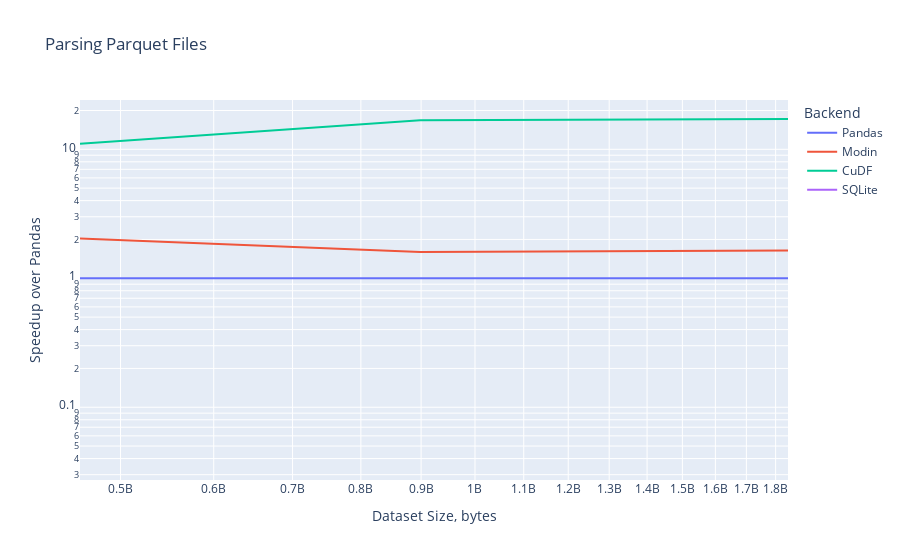
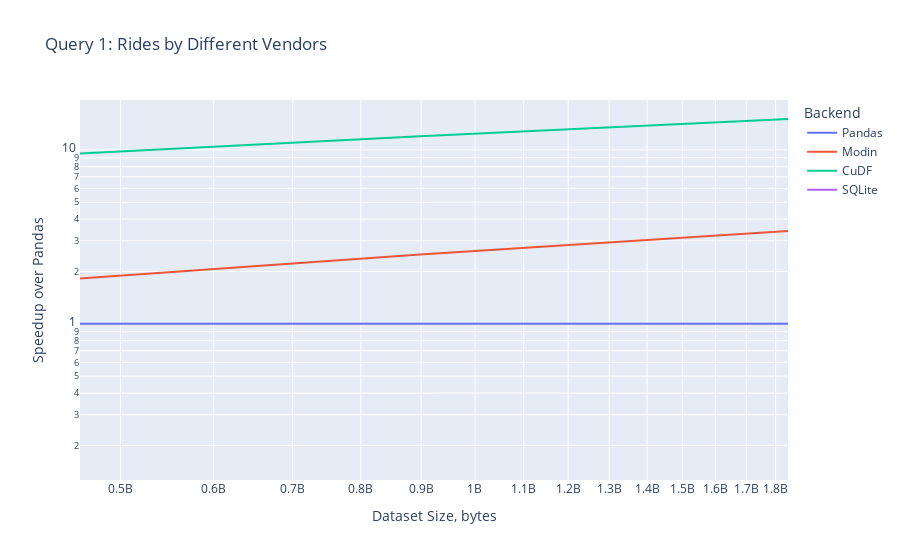
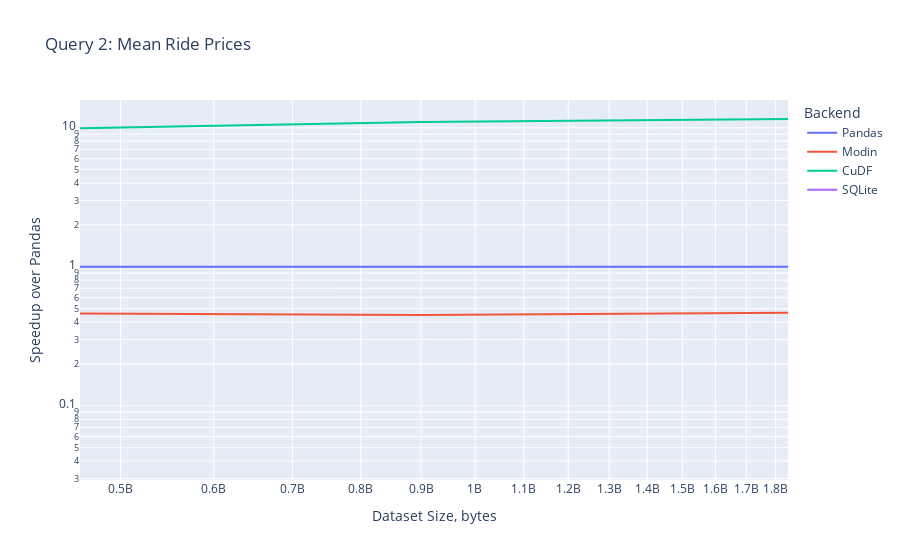
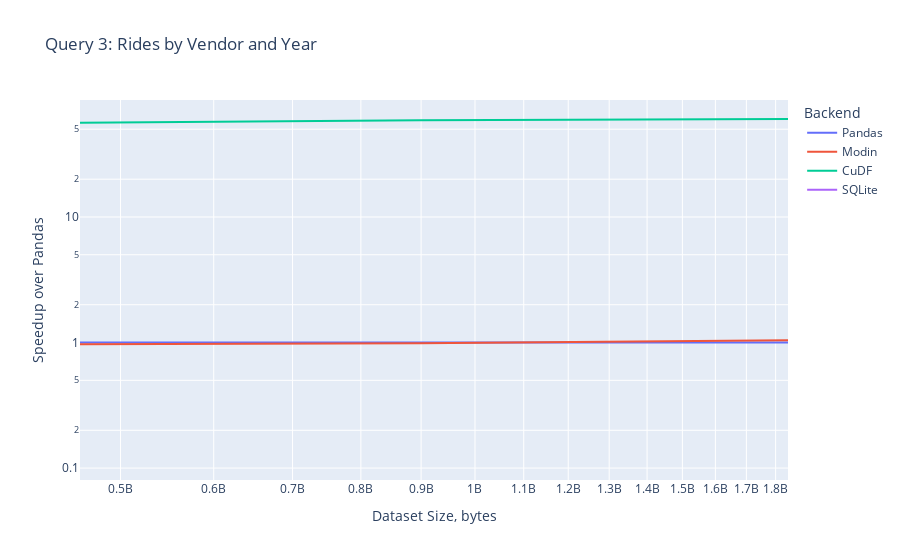

Notebook code for these charts, in order:
### Code cell
for workload, workload_name in zip(workloads, workloads_names):

    # For every workload generate a performance chart
    speedups_dfs = []
    baselines = filtered(benches, operation=workload, backend=backend_names[0])['mean_duration'].to_numpy()
    for backend_source, backend_name in zip(backend_names, backend_names):
        measurements = filtered(benches, operation=workload, backend=backend_source)['mean_duration'].to_numpy()
        shortest_len = min(len(baselines), len(measurements))
        speedups = baselines[:shortest_len] / measurements[:shortest_len]
        df = pd.DataFrame({
            'Speedup over Pandas': speedups.copy(),
            'Dataset Size, bytes': sizes[:shortest_len],
            'Backend': [backend_name]*shortest_len,
        })
        speedups_dfs.append(df)

    speedups_df = pd.concat(speedups_dfs, ignore_index=True)
    fig = px.line(speedups_df, 
        x='Dataset Size, bytes', 
        y='Speedup over Pandas', 
        color='Backend', 
        title=workload_name, 
        log_y=True,
        log_x=True,
    )
    fig.show()
    fig.write_image('report/chart_' + workload + '.svg')

    # For every workload, print a table
    best_cpu = filtered(benches, operation=workload, backend='Pandas')['mean_duration'].to_numpy()
    best_gpu = filtered(benches, operation=workload, backend='Modin')['mean_duration'].to_numpy()
    count_results = min(len(best_cpu), len(best_gpu))
    speedups = best_cpu[:count_results] / best_gpu[:count_results]
    speedups = ['{0:.1f}x'.format(x) for x in speedups]
    speedups = ' | '.join(speedups)
    print(speedups)

### Figure 1 — Plotly figure (JSON) as saved in the notebook; plotly's stock layout.template omitted (floating-point values rounded to 4 significant figures)
{"data": [{"hovertemplate": "Backend=Pandas<br>Dataset Size, bytes=%{x}<br>Speedup over Pandas=%{y}<extra></extra>", "legendgroup": "Pandas", "line": {"color": "#636efa", "dash": "solid"}, "marker": {"symbol": "circle"}, "mode": "lines", "name": "Pandas", "orientation": "v", "showlegend": true, "type": "scatter", "x": [461966527, 898372196, 1844082176], "xaxis": "x", "y": [1, 1, 1], "yaxis": "y"}, {"hovertemplate": "Backend=Modin<br>Dataset Size, bytes=%{x}<br>Speedup over Pandas=%{y}<extra></extra>", "legendgroup": "Modin", "line": {"color": "#EF553B", "dash": "solid"}, "marker": {"symbol": "circle"}, "mode": "lines", "name": "Modin", "orientation": "v", "showlegend": true, "type": "scatter", "x": [461966527, 898372196, 1844082176], "xaxis": "x", "y": [2.033, 1.595, 1.642], "yaxis": "y"}, {"hovertemplate": "Backend=CuDF<br>Dataset Size, bytes=%{x}<br>Speedup over Pandas=%{y}<extra></extra>", "legendgroup": "CuDF", "line": {"color": "#00cc96", "dash": "solid"}, "marker": {"symbol": "circle"}, "mode": "lines", "name": "CuDF", "orientation": "v", "showlegend": true, "type": "scatter", "x": [461966527, 898372196, 1844082176], "xaxis": "x", "y": [11.02, 16.83, 17.18], "yaxis": "y"}, {"hovertemplate": "Backend=SQLite<br>Dataset Size, bytes=%{x}<br>Speedup over Pandas=%{y}<extra></extra>", "legendgroup": "SQLite", "line": {"color": "#ab63fa", "dash": "solid"}, "marker": {"symbol": "circle"}, "mode": "lines", "name": "SQLite", "orientation": "v", "showlegend": true, "type": "scatter", "x": [461966527], "xaxis": "x", "y": [0.0383], "yaxis": "y"}], "layout": {"legend": {"title": {"text": "Backend"}, "tracegroupgap": 0}, "title": {"text": "Parsing Parquet Files"}, "xaxis": {"anchor": "y", "domain": [0, 1], "title": {"text": "Dataset Size, bytes"}, "type": "log"}, "yaxis": {"anchor": "x", "domain": [0, 1], "title": {"text": "Speedup over Pandas"}, "type": "log"}}}

### Figure 2 — Plotly figure (JSON) as saved in the notebook; plotly's stock layout.template omitted (floating-point values rounded to 4 significant figures)
{"data": [{"hovertemplate": "Backend=Pandas<br>Dataset Size, bytes=%{x}<br>Speedup over Pandas=%{y}<extra></extra>", "legendgroup": "Pandas", "line": {"color": "#636efa", "dash": "solid"}, "marker": {"symbol": "circle"}, "mode": "lines", "name": "Pandas", "orientation": "v", "showlegend": true, "type": "scatter", "x": [461966527, 898372196, 1844082176], "xaxis": "x", "y": [1, 1, 1], "yaxis": "y"}, {"hovertemplate": "Backend=Modin<br>Dataset Size, bytes=%{x}<br>Speedup over Pandas=%{y}<extra></extra>", "legendgroup": "Modin", "line": {"color": "#EF553B", "dash": "solid"}, "marker": {"symbol": "circle"}, "mode": "lines", "name": "Modin", "orientation": "v", "showlegend": true, "type": "scatter", "x": [461966527, 898372196, 1844082176], "xaxis": "x", "y": [1.82, 2.501, 3.41], "yaxis": "y"}, {"hovertemplate": "Backend=CuDF<br>Dataset Size, bytes=%{x}<br>Speedup over Pandas=%{y}<extra></extra>", "legendgroup": "CuDF", "line": {"color": "#00cc96", "dash": "solid"}, "marker": {"symbol": "circle"}, "mode": "lines", "name": "CuDF", "orientation": "v", "showlegend": true, "type": "scatter", "x": [461966527, 898372196, 1844082176], "xaxis": "x", "y": [9.532, 11.98, 15.04], "yaxis": "y"}, {"hovertemplate": "Backend=SQLite<br>Dataset Size, bytes=%{x}<br>Speedup over Pandas=%{y}<extra></extra>", "legendgroup": "SQLite", "line": {"color": "#ab63fa", "dash": "solid"}, "marker": {"symbol": "circle"}, "mode": "lines", "name": "SQLite", "orientation": "v", "showlegend": true, "type": "scatter", "x": [461966527], "xaxis": "x", "y": [0.1627], "yaxis": "y"}], "layout": {"legend": {"title": {"text": "Backend"}, "tracegroupgap": 0}, "title": {"text": "Query 1: Rides by Different Vendors"}, "xaxis": {"anchor": "y", "domain": [0, 1], "title": {"text": "Dataset Size, bytes"}, "type": "log"}, "yaxis": {"anchor": "x", "domain": [0, 1], "title": {"text": "Speedup over Pandas"}, "type": "log"}}}

### Figure 3 — Plotly figure (JSON) as saved in the notebook; plotly's stock layout.template omitted (floating-point values rounded to 4 significant figures)
{"data": [{"hovertemplate": "Backend=Pandas<br>Dataset Size, bytes=%{x}<br>Speedup over Pandas=%{y}<extra></extra>", "legendgroup": "Pandas", "line": {"color": "#636efa", "dash": "solid"}, "marker": {"symbol": "circle"}, "mode": "lines", "name": "Pandas", "orientation": "v", "showlegend": true, "type": "scatter", "x": [461966527, 898372196, 1844082176], "xaxis": "x", "y": [1, 1, 1], "yaxis": "y"}, {"hovertemplate": "Backend=Modin<br>Dataset Size, bytes=%{x}<br>Speedup over Pandas=%{y}<extra></extra>", "legendgroup": "Modin", "line": {"color": "#EF553B", "dash": "solid"}, "marker": {"symbol": "circle"}, "mode": "lines", "name": "Modin", "orientation": "v", "showlegend": true, "type": "scatter", "x": [461966527, 898372196, 1844082176], "xaxis": "x", "y": [0.4609, 0.4495, 0.4666], "yaxis": "y"}, {"hovertemplate": "Backend=CuDF<br>Dataset Size, bytes=%{x}<br>Speedup over Pandas=%{y}<extra></extra>", "legendgroup": "CuDF", "line": {"color": "#00cc96", "dash": "solid"}, "marker": {"symbol": "circle"}, "mode": "lines", "name": "CuDF", "orientation": "v", "showlegend": true, "type": "scatter", "x": [461966527, 898372196, 1844082176], "xaxis": "x", "y": [9.901, 10.98, 11.56], "yaxis": "y"}, {"hovertemplate": "Backend=SQLite<br>Dataset Size, bytes=%{x}<br>Speedup over Pandas=%{y}<extra></extra>", "legendgroup": "SQLite", "line": {"color": "#ab63fa", "dash": "solid"}, "marker": {"symbol": "circle"}, "mode": "lines", "name": "SQLite", "orientation": "v", "showlegend": true, "type": "scatter", "x": [461966527], "xaxis": "x", "y": [0.04008], "yaxis": "y"}], "layout": {"legend": {"title": {"text": "Backend"}, "tracegroupgap": 0}, "title": {"text": "Query 2: Mean Ride Prices"}, "xaxis": {"anchor": "y", "domain": [0, 1], "title": {"text": "Dataset Size, bytes"}, "type": "log"}, "yaxis": {"anchor": "x", "domain": [0, 1], "title": {"text": "Speedup over Pandas"}, "type": "log"}}}

### Figure 4 — Plotly figure (JSON) as saved in the notebook; plotly's stock layout.template omitted (floating-point values rounded to 4 significant figures)
{"data": [{"hovertemplate": "Backend=Pandas<br>Dataset Size, bytes=%{x}<br>Speedup over Pandas=%{y}<extra></extra>", "legendgroup": "Pandas", "line": {"color": "#636efa", "dash": "solid"}, "marker": {"symbol": "circle"}, "mode": "lines", "name": "Pandas", "orientation": "v", "showlegend": true, "type": "scatter", "x": [461966527, 898372196, 1844082176], "xaxis": "x", "y": [1, 1, 1], "yaxis": "y"}, {"hovertemplate": "Backend=Modin<br>Dataset Size, bytes=%{x}<br>Speedup over Pandas=%{y}<extra></extra>", "legendgroup": "Modin", "line": {"color": "#EF553B", "dash": "solid"}, "marker": {"symbol": "circle"}, "mode": "lines", "name": "Modin", "orientation": "v", "showlegend": true, "type": "scatter", "x": [461966527, 898372196, 1844082176], "xaxis": "x", "y": [0.9703, 0.9881, 1.041], "yaxis": "y"}, {"hovertemplate": "Backend=CuDF<br>Dataset Size, bytes=%{x}<br>Speedup over Pandas=%{y}<extra></extra>", "legendgroup": "CuDF", "line": {"color": "#00cc96", "dash": "solid"}, "marker": {"symbol": "circle"}, "mode": "lines", "name": "CuDF", "orientation": "v", "showlegend": true, "type": "scatter", "x": [461966527, 898372196, 1844082176], "xaxis": "x", "y": [56.31, 58.94, 60.31], "yaxis": "y"}, {"hovertemplate": "Backend=SQLite<br>Dataset Size, bytes=%{x}<br>Speedup over Pandas=%{y}<extra></extra>", "legendgroup": "SQLite", "line": {"color": "#ab63fa", "dash": "solid"}, "marker": {"symbol": "circle"}, "mode": "lines", "name": "SQLite", "orientation": "v", "showlegend": true, "type": "scatter", "x": [461966527], "xaxis": "x", "y": [0.1139], "yaxis": "y"}], "layout": {"legend": {"title": {"text": "Backend"}, "tracegroupgap": 0}, "title": {"text": "Query 3: Rides by Vendor and Year"}, "xaxis": {"anchor": "y", "domain": [0, 1], "title": {"text": "Dataset Size, bytes"}, "type": "log"}, "yaxis": {"anchor": "x", "domain": [0, 1], "title": {"text": "Speedup over Pandas"}, "type": "log"}}}
